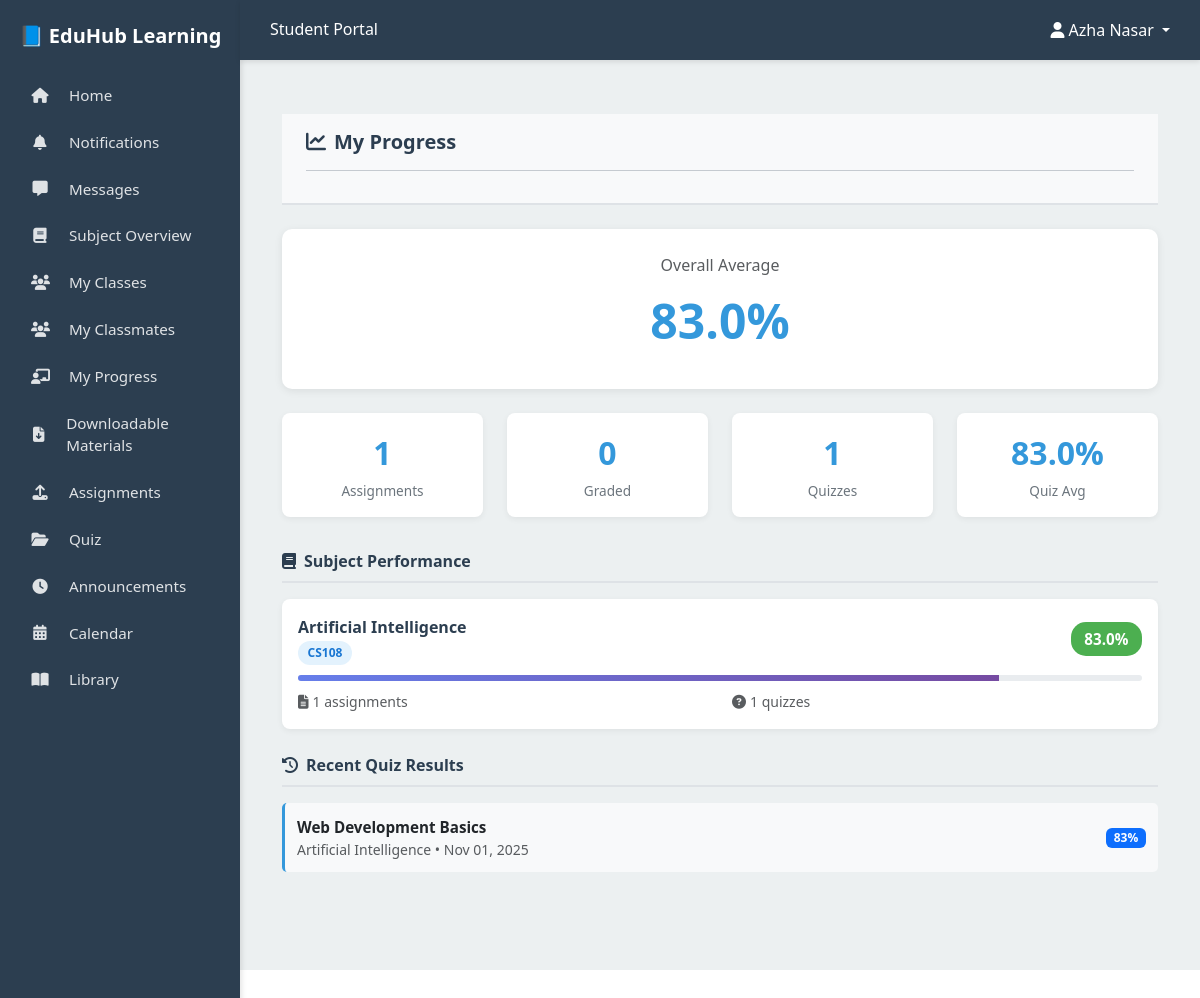
The app's page /s_progress.php (signed in) with its own data.
### tables this page shows
CREATE TABLE `student` (
  `student_id` int(11) NOT NULL,
  `user_id` int(11) NOT NULL,
  `name` varchar(100) NOT NULL,
  `email` varchar(100) NOT NULL,
  `password` varchar(255) NOT NULL,
  `class_id` int(11) NOT NULL,
  `student_number` varchar(20) DEFAULT NULL,
  `phone` varchar(20) DEFAULT NULL,
  `address` text DEFAULT NULL,
  `date_of_birth` date DEFAULT NULL,
  `enrollment_date` date DEFAULT curdate(),
  `profile_image` varchar(255) DEFAULT NULL,
  `created_at` timestamp NOT NULL DEFAULT current_timestamp(),
  `updated_at` timestamp NOT NULL DEFAULT current_timestamp() ON UPDATE current_timestamp(),
  `status` enum('Active','Suspended') NOT NULL DEFAULT 'Active'
);

CREATE TABLE `student_class_quiz` (
  `student_class_quiz_id` int(11) NOT NULL,
  `class_quiz_id` int(11) NOT NULL,
  `student_id` int(11) NOT NULL,
  `student_quiz_time` varchar(100) NOT NULL,
  `grade` varchar(100) NOT NULL
);

CREATE TABLE `quiz` (
  `quiz_id` int(11) NOT NULL,
  `quiz_title` varchar(50) NOT NULL,
  `quiz_description` varchar(100) NOT NULL,
  `date_added` varchar(100) NOT NULL,
  `teacher_id` int(11) NOT NULL
);

CREATE TABLE `subject` (
  `subject_id` int(11) NOT NULL,
  `subject_code` varchar(20) DEFAULT NULL,
  `subject_name` varchar(100) NOT NULL,
  `description` text DEFAULT NULL,
  `created_at` timestamp NOT NULL DEFAULT current_timestamp()
);

### s_progress.php (the view, shortened to what this page needs)
<?php
include('dbcon.php');
$student_id = $_SESSION['student_id'];
$stats_query = "SELECT
                  (SELECT COUNT(*) FROM student_assignment WHERE student_id = ? AND grade != '') as graded_assignments,
                  (SELECT COUNT(*) FROM student_assignment WHERE student_id = ?) as total_submitted,
                  (SELECT AVG(CAST(grade AS UNSIGNED)) FROM student_assignment WHERE student_id = ? AND grade != '' AND grade REGEXP '^[0-9]+$') as avg_assignment_grade,
                  (SELECT COUNT(*) FROM student_class_quiz WHERE student_id = ?) as quizzes_taken,
                  (SELECT AVG(CAST(grade AS UNSIGNED)) FROM student_class_quiz WHERE student_id = ?) as avg_quiz_grade";
$stmt = $conn->prepare($stats_query);
$stmt->bind_param("iiiii", $student_id, $student_id, $student_id, $student_id, $student_id);
$stmt->execute();
$stats = $stmt->get_result()->fetch_assoc();
$overall_avg = 0;
if ($stats['avg_assignment_grade'] && $stats['avg_quiz_grade']) {
    $overall_avg = ($stats['avg_assignment_grade'] + $stats['avg_quiz_grade']) / 2;
} elseif ($stats['avg_assignment_grade']) {
    $overall_avg = $stats['avg_assignment_grade'];
} elseif ($stats['avg_quiz_grade']) {
    $overall_avg = $stats['avg_quiz_grade'];
}
$subject_performance_query = "SELECT
                                s.subject_name,
                                s.subject_code,
                                COUNT(DISTINCT sa.student_assignment_id) as assignments_submitted,
                                AVG(CASE WHEN sa.grade != '' AND sa.grade REGEXP '^[0-9]+$' THEN CAST(sa.grade AS UNSIGNED) END) as avg_assignment,
                                COUNT(DISTINCT scq.student_class_quiz_id) as quizzes_taken,
                                AVG(CAST(scq.grade AS UNSIGNED)) as avg_quiz
                              FROM teacher_class_student tcs
                              JOIN teacher_class tc ON tcs.teacher_class_id = tc.teacher_class_id
                              JOIN subject s ON tc.subject_id = s.subject_id
                              LEFT JOIN assignment a ON tc.class_id = a.class_id
                              LEFT JOIN student_assignment sa ON a.assignment_id = sa.assignment_id AND sa.student_id = ?
                              LEFT JOIN class_quiz cq ON tc.teacher_class_id = cq.teacher_class_id
                              LEFT JOIN student_class_quiz scq ON cq.class_quiz_id = scq.class_quiz_id AND scq.student_id = ?
                              WHERE tcs.student_id = ?
                              GROUP BY s.subject_id, s.subject_name, s.subject_code
                              ORDER BY s.subject_name";
$stmt = $conn->prepare($subject_performance_query);
$stmt->bind_param("iii", $student_id, $student_id, $student_id);
$stmt->execute();
$subject_performance = $stmt->get_result();
$recent_quizzes_query = "SELECT
                           q.quiz_title,
                           s.subject_name,
                           scq.grade,
                           scq.student_quiz_time
                         FROM student_class_quiz scq
                         JOIN class_quiz cq ON scq.class_quiz_id = cq.class_quiz_id
                         JOIN quiz q ON cq.quiz_id = q.quiz_id
                         JOIN teacher_class tc ON cq.teacher_class_id = tc.teacher_class_id
                         JOIN subject s ON tc.subject_id = s.subject_id
                         WHERE scq.student_id = ?
                         ORDER BY scq.student_quiz_time DESC
                         LIMIT 5";
$stmt = $conn->prepare($recent_quizzes_query);
$stmt->bind_param("i", $student_id);
$stmt->execute();
$recent_quizzes = $stmt->get_result();
include('student_layout.php');
?>
<!DOCTYPE html>
<html lang="en">
<head>
    <link href="https://cdn.jsdelivr.net/npm/bootstrap@5.3.0/dist/css/bootstrap.min.css" rel="stylesheet">
    <link rel="stylesheet" href="https://cdnjs.cloudflare.com/ajax/libs/font-awesome/6.4.0/css/all.min.css">
</head>
<body>
<div class="container-fluid mt-4">
    <div class="page-header-simple">
        <h4>
            <i class="fas fa-chart-line me-2"></i>My Progress <hr>
        </h4>
    </div>
    <div class="overall-summary">
        <p class="text-muted mb-1">Overall Average</p>
        <div class="overall-grade"><?= number_format($overall_avg, 1) ?>%</div>
    </div>
    <div class="row mb-3">
        <div class="col-md-3 col-6">
            <div class="stat-card">
                <div class="stat-number"><?= $stats['total_submitted'] ?></div>
                <div class="stat-label">Assignments</div>
            </div>
        </div>
        <div class="col-md-3 col-6">
            <div class="stat-card">
                <div class="stat-number"><?= $stats['graded_assignments'] ?></div>
                <div class="stat-label">Graded</div>
            </div>
        </div>
        <div class="col-md-3 col-6">
            <div class="stat-card">
                <div class="stat-number"><?= $stats['quizzes_taken'] ?></div>
                <div class="stat-label">Quizzes</div>
            </div>
        </div>
        <div class="col-md-3 col-6">
            <div class="stat-card">
                <div class="stat-number"><?= number_format($stats['avg_quiz_grade'] ?? 0, 1) ?>%</div>
                <div class="stat-label">Quiz Avg</div>
            </div>
        </div>
    </div>
    <div class="section-title">
        <i class="fas fa-book me-2"></i>Subject Performance
    </div>
    <?php if ($subject_performance->num_rows > 0): ?>
        <?php while($subject = $subject_performance->fetch_assoc()):
            $subject_avg = 0;
            if ($subject['avg_assignment'] && $subject['avg_quiz']) {
                $subject_avg = ($subject['avg_assignment'] + $subject['avg_quiz']) / 2;
            } elseif ($subject['avg_assignment']) {
                $subject_avg = $subject['avg_assignment'];
            } elseif ($subject['avg_quiz']) {
                $subject_avg = $subject['avg_quiz'];
            }
            if ($subject_avg >= 80) {
                $badge_class = 'grade-excellent';
            } elseif ($subject_avg >= 70) {
                $badge_class = 'grade-good';
            } elseif ($subject_avg >= 60) {
                $badge_class = 'grade-fair';
            } else {
                $badge_class = 'grade-poor';
            }
        ?>
            <div class="subject-card">
                <div class="subject-header">
                    <div>
                        <div class="subject-name"><?= htmlspecialchars($subject['subject_name']) ?></div>
                        <span class="subject-code"><?= htmlspecialchars($subject['subject_code']) ?></span>
                    </div>
                    <span class="grade-badge <?= $badge_class ?>"><?= number_format($subject_avg, 1) ?>%</span>
                </div>
                <div class="progress-bar-custom">
                    <div class="progress-fill" style="width: <?= min(100, $subject_avg) ?>%"></div>
                </div>
                <div class="row mt-2">
                    <div class="col-6">
                        <small class="text-muted">
                            <i class="fas fa-file-alt me-1"></i><?= $subject['assignments_submitted'] ?> assignments
                        </small>
                    </div>
                    <div class="col-6">
                        <small class="text-muted">
                            <i class="fas fa-question-circle me-1"></i><?= $subject['quizzes_taken'] ?> quizzes
                        </small>
                    </div>
                </div>
            </div>
        <?php endwhile; ?>
    <?php else: ?>
        <div class="alert alert-info">
            <i class="fas fa-info-circle me-2"></i>No performance data available yet.
        </div>
    <?php endif; ?>
    <div class="section-title mt-4">
        <i class="fas fa-history me-2"></i>Recent Quiz Results
    </div>
    <?php if ($recent_quizzes->num_rows > 0): ?>
        <?php while($quiz = $recent_quizzes->fetch_assoc()): ?>
            <div class="quiz-item">
                <div class="d-flex justify-content-between align-items-center">
                    <div>
                        <strong style="font-size: 0.95rem;"><?= htmlspecialchars($quiz['quiz_title']) ?></strong>
                        <small class="text-muted d-block">
                            <?= htmlspecialchars($quiz['subject_name']) ?> •
                            <?= date('M d, Y', strtotime($quiz['student_quiz_time'])) ?>
                        </small>
                    </div>
                    <span class="badge bg-primary">
                        <?= $quiz['grade'] ?>%
                    </span>
                </div>
            </div>
        <?php endwhile; ?>
    <?php else: ?>
        <div class="alert alert-info">
            <i class="fas fa-info-circle me-2"></i>No quiz results yet.
        </div>
    <?php endif; ?>
</div>
</body>
</html>

### student_layout.php (shortened to what this page needs)
<?php
include('dbcon.php');
$student_id = $_SESSION['student_id'] ?? null;
$query = "SELECT name, profile_image FROM student WHERE student_id = ?";
$stmt = $conn->prepare($query);
$stmt->bind_param("i", $student_id);
$stmt->execute();
$result = $stmt->get_result();
$row = $result->fetch_assoc();
$student_name = $row['name'] ?? 'Student';
?>
<!DOCTYPE html>
<html lang="en">
<head>
    <link href="https://cdn.jsdelivr.net/npm/bootstrap@5.3.0/dist/css/bootstrap.min.css" rel="stylesheet">
    <link rel="stylesheet" href="https://cdnjs.cloudflare.com/ajax/libs/font-awesome/6.5.0/css/all.min.css">
</head>
<body>
    <div class="sidebar d-flex flex-column p-2">
        <h5 class="text-center mt-3 mb-4">📘 EduHub Learning</h5>
        <a href="student_Dashboard.php" class="nav-link"><i class="fas fa-home me-2"></i> Home</a>
        <a href="s_notifications.php" class="nav-link"><i class="fas fa-bell me-2"></i> Notifications</a>
        <a href="s_messages.php" class="nav-link"><i class="fas fa-comment-alt me-2"></i> Messages</a>
        <a href="s_subject_overview.php" class="nav-link"><i class="fas fa-book me-2"></i> Subject Overview</a>
        <a href="s_classes.php" class="nav-link"><i class="fas fa-users me-2"></i> My Classes</a>
        <a href="s_classmates.php" class="nav-link"><i class="fas fa-users me-2"></i> My Classmates</a>
        <a href="s_progress.php" class="nav-link"><i class="fas fa-chalkboard-teacher me-2"></i> My Progress</a>
        <a href="s_materials.php" class="nav-link"><i class="fas fa-file-download me-2"></i> Downloadable Materials</a>
        <a href="s_assignments.php" class="nav-link"><i class="fas fa-upload me-2"></i> Assignments</a>
        <a href="s_quiz.php" class="nav-link"><i class="fas fa-folder-open me-2"></i> Quiz</a>
        <a href="s_announcements.php" class="nav-link"><i class="fas fa-clock me-2"></i> Announcements</a>
        <a href="s_calendar.php" class="nav-link"><i class="fas fa-calendar-alt me-2"></i> Calendar</a>
        <a href="library_student.php" class="nav-link"><i class="fas fa-book-open me-2"></i> Library</a>
    </div>
    <div class="topbar">
        <h6 class="mb-0">Student Portal</h6>
        <div class="dropdown">
            <a href="#" class="dropdown-toggle" id="dropdownMenuButton" data-bs-toggle="dropdown" aria-expanded="false">
                <i class="fas fa-user"></i> <?php echo htmlspecialchars($student_name); ?>
            </a>
        </div>
    </div>
    <div class="content">

### student_layout.php (style rules this page uses)
body { font-family: 'Segoe UI', sans-serif; margin: 0; padding: 0; height: 100vh; overflow: hidden; }
.sidebar { position: fixed; top: 0; left: 0; height: 100%; width: 240px; background-color: #2c3e50; color: white; z-index: 50; box-shadow: 2px 0 5px rgba(0,0,0,0.1); padding-top: 60px; }
.sidebar h5 { margin-top: 20px; text-align: center; font-weight: bold; }
.sidebar .nav-link { color: rgba(255,255,255,0.85); padding: 12px 20px; display: flex; align-items: center; gap: 12px; transition: all 0.2s ease; border-left: 3px solid transparent; text-decoration: none; font-size: 0.95rem; }
.sidebar .nav-link i { width: 18px; text-align: center; font-size: 0.95rem; }
.topbar { position: fixed; top: 0; left: 240px; right: 0; height: 60px; background: #2c3e50; color: white; padding: 0 30px; display: flex; justify-content: space-between; align-items: center; z-index: 60; box-shadow: 0 2px 5px rgba(0,0,0,0.1); }
.topbar .dropdown { position: relative; z-index: 70; }
.topbar h6 { margin: 0; font-weight: 500; font-size: 1rem; color: white; }
.content { margin-left: 240px; margin-top: 60px; padding: 30px; height: calc(100vh - 60px); overflow-y: auto; overflow-x: hidden; background-color: #ecf0f1; position: relative; z-index: 1; }
.dropdown-toggle { color: white !important; text-decoration: none; }
.dropdown-toggle::after { display: inline-block; margin-left: 0.5em; vertical-align: middle; }
.page-header-simple { background: #f8f9fa; padding: 1rem 1.5rem; border-radius: 0; margin-bottom: 1.5rem; border-bottom: 2px solid #dee2e6; position: relative; z-index: 1; }
.page-header-simple h4 { margin: 0; font-size: 1.25rem; font-weight: 600; color: #2c3e50; }

### s_progress.php (style rules this page uses)
.overall-summary { background: white; border-radius: 10px; padding: 1.5rem; margin-bottom: 1.5rem; box-shadow: 0 2px 8px rgba(0,0,0,0.08); text-align: center; }
.overall-grade { font-size: 3rem; font-weight: 700; color: #3498db; margin: 0.5rem 0; }
.stat-card { background: white; border-radius: 8px; padding: 1rem; margin-bottom: 1rem; box-shadow: 0 2px 6px rgba(0,0,0,0.06); text-align: center; }
.stat-number { font-size: 2rem; font-weight: 700; color: #3498db; }
.stat-label { font-size: 0.85rem; color: #6c757d; margin-top: 0.25rem; }
.subject-card { background: white; border-radius: 8px; padding: 1rem; margin-bottom: 0.75rem; box-shadow: 0 2px 6px rgba(0,0,0,0.06); }
.subject-header { display: flex; justify-content: space-between; align-items: center; margin-bottom: 0.75rem; }
.subject-name { font-size: 1rem; font-weight: 600; color: #2c3e50; }
.subject-code { background: #e3f2fd; color: #1976d2; padding: 0.2rem 0.6rem; border-radius: 15px; font-size: 0.75rem; font-weight: 600; }
.progress-bar-custom { height: 6px; border-radius: 10px; background: #e9ecef; overflow: hidden; margin-bottom: 0.5rem; }
.progress-fill { height: 100%; background: linear-gradient(90deg, #667eea 0%, #764ba2 100%); transition: width 0.3s ease; }
.grade-badge { display: inline-block; padding: 0.35rem 0.85rem; border-radius: 15px; font-weight: 700; font-size: 0.95rem; }
.grade-excellent { background: #4caf50; color: white; }
.quiz-item { background: #f8f9fa; border-left: 3px solid #3498db; padding: 0.75rem; border-radius: 5px; margin-bottom: 0.5rem; }
.section-title { font-size: 1rem; font-weight: 600; color: #2c3e50; margin-bottom: 1rem; padding-bottom: 0.5rem; border-bottom: 2px solid #dee2e6; }

### records on screen
student: name "Azha Nasar"
student_class_quiz: quiz.quiz_title "Web Development Basics", subject.subject_name "Artificial Intelligence", student_quiz_time "Nov 01, 2025", grade "83"

### other values on screen
$overall_avg "83.0"
$stats['total_submitted'] "1"
$stats['graded_assignments'] "0"
$stats['quizzes_taken'] "1"
$stats['avg_quiz_grade'] "83.0"
$subject['subject_name'] "Artificial Intelligence"
$subject['subject_code'] "CS108"
$subject_avg "83.0"
$subject['assignments_submitted'] "1"
$subject['quizzes_taken'] "1"
